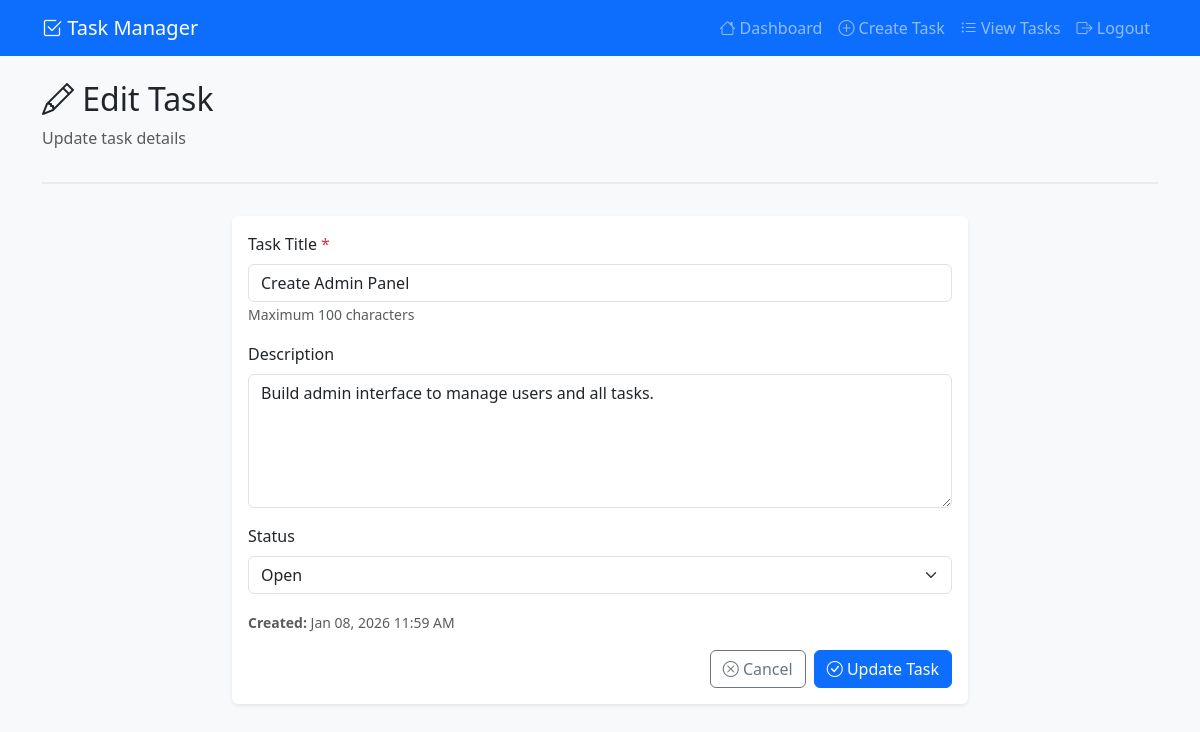
Page /tasks/edit.php?id=9 (signed in) on the committed database.
### tables this page shows
CREATE TABLE IF NOT EXISTS tasks (
    id INT AUTO_INCREMENT PRIMARY KEY,
    title VARCHAR(100) NOT NULL,
    description TEXT,
    status VARCHAR(20) DEFAULT 'Open',
    created_by INT NOT NULL,
    created_at TIMESTAMP DEFAULT CURRENT_TIMESTAMP,
    updated_at TIMESTAMP DEFAULT CURRENT_TIMESTAMP ON UPDATE CURRENT_TIMESTAMP,
    FOREIGN KEY (created_by) REFERENCES users(id) ON DELETE CASCADE,
    INDEX idx_status (status),
    INDEX idx_created_by (created_by),
    INDEX idx_created_at (created_at)
);

### tasks/edit.php (the view, shortened to what this page needs)
<?php
require_once '../config/db.php';
$user_id = $_SESSION['user_id'];
$task_id = $_GET['id'] ?? 0;
$stmt = $conn->prepare("SELECT * FROM tasks WHERE id = ? AND created_by = ?");
$stmt->bind_param("ii", $task_id, $user_id);
$stmt->execute();
$result = $stmt->get_result();
$task = $result->fetch_assoc();
include '../includes/header.php';
?>
<div class="page-header">
    <h2><i class="bi bi-pencil"></i> Edit Task</h2>
    <p class="text-muted">Update task details</p>
</div>
<div class="row">
    <div class="col-md-8 mx-auto">
        <div class="card">
            <div class="card-body">
                <form method="POST" action="">
                    <div class="mb-3">
                        <label for="title" class="form-label">Task Title <span class="text-danger">*</span></label>
                        <input
                            type="text"
                            class="form-control"
                            id="title"
                            name="title"
                            placeholder="Enter task title"
                            required
                            maxlength="100"
                            value="<?php echo htmlspecialchars($task['title']); ?>"
                        >
                        <small class="text-muted">Maximum 100 characters</small>
                    </div>
                    <div class="mb-3">
                        <label for="description" class="form-label">Description</label>
                        <textarea
                            class="form-control"
                            id="description"
                            name="description"
                            rows="5"
                            placeholder="Enter task description (optional)"
                        ><?php echo htmlspecialchars($task['description']); ?></textarea>
                    </div>
                    <div class="mb-3">
                        <label for="status" class="form-label">Status</label>
                        <select class="form-select" id="status" name="status">
                            <option value="Open" <?php echo $task['status'] == 'Open' ? 'selected' : ''; ?>>Open</option>
                        </select>
                    </div>
                    <div class="mb-3">
                        <small class="text-muted">
                            <strong>Created:</strong> <?php echo date('M d, Y h:i A', strtotime($task['created_at'])); ?>
                        </small>
                    </div>
                    <div class="d-grid gap-2 d-md-flex justify-content-md-end">
                        <a href="list.php" class="btn btn-outline-secondary">
                            <i class="bi bi-x-circle"></i> Cancel
                        </a>
                        <button type="submit" class="btn btn-primary">
                            <i class="bi bi-check-circle"></i> Update Task
                        </button>
                    </div>
                </form>
            </div>
        </div>
    </div>
</div>
<?php include '../includes/footer.php'; ?>

### assets/css/style.css (style rules this page uses)
body { background-color: #f8f9fa; font-family: 'Segoe UI', Tahoma, Geneva, Verdana, sans-serif; }
.card { box-shadow: 0 0.125rem 0.25rem rgba(0, 0, 0, 0.075); border: none; margin-bottom: 1.5rem; }
.btn { border-radius: 0.375rem; }
.page-header { margin-bottom: 2rem; padding-bottom: 1rem; border-bottom: 2px solid #e9ecef; }
.form-label { font-weight: 500; margin-bottom: 0.5rem; }

### rows in the picture
tasks: title "Create Admin Panel", description "Build admin interface to manage users and all tasks.", status "Open", created_at "Jan 08, 2026 11:59 AM"
